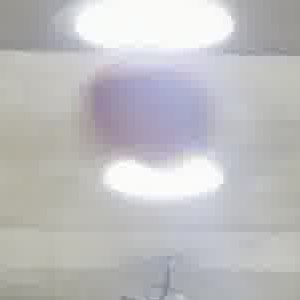
#> input picture src/images/basketball_crop.jpg, 300 x 300 px
$ python basketball_contour_detection.py
#> lines starting #> are read from the running program, lines starting #| are printed output that depends on the picture; after the words box and inside, x2 and y2 are one past the last pixel; in counts of white or black regions, pixels touching at a corner belong together
"""
2026-10-17 과제: CLAHE로 강화한 농구공 binary mask에 morphological operation을 적용하고,
외곽선(contour)을 검출한 뒤 가장 큰 영역을 농구공으로 선택해 출력한다.

실행: 아무 위치에서 `python basketball_contour_detection.py`
입력 이미지: 저장소 루트의 src/images/basketball_crop.jpg (파일 위치 기준 상대 경로로 참조)
"""

from pathlib import Path

import cv2
import numpy as np
import matplotlib.pyplot as plt

# 이 파일(Assignments/2026-10-17/)에서 두 단계 위가 저장소 루트 → 그 아래 src/ 를 참조.
# 현재 작업 디렉터리와 무관하게 동작하도록 __file__ 기준으로 경로를 만든다.
SOURCE_DIRECTORY = Path(__file__).resolve().parents[2] / "src"
BASKETBALL_IMAGE_PATH = SOURCE_DIRECTORY / "images" / "basketball_crop.jpg"

# 수업(02_Computer-Vision.ipynb, CLAHE 셀)에서 정한 농구공 LAB 색 범위 (L, A, B)
LOWER_BASKETBALL_LAB = np.array([70, 130, 70])
UPPER_BASKETBALL_LAB = np.array([180, 230, 185])


def load_enhanced_basketball():
    """
    농구공 이미지를 읽어 L 채널에 CLAHE를 적용하고, 농구공 색 범위로 binary mask를 만든다.

    반환:
        basketball_enhanced_rgb: CLAHE 강화 후 RGB 이미지 (결과를 그릴 바탕)
        mask_enhanced: 농구공 LAB 색 범위로 만든 binary mask (uint8, 0 또는 255)
    """
    basketball = cv2.imread(str(BASKETBALL_IMAGE_PATH))
    # imread는 파일이 없어도 에러 없이 None을 반환하므로 여기서 바로 확인
    if basketball is None:
        raise FileNotFoundError(f"이미지를 찾을 수 없음: {BASKETBALL_IMAGE_PATH}")

    # LAB은 밝기(L)와 색(A, B)이 분리되어 있어 L만 강화하면 색이 왜곡되지 않는다
    basketball_lab = cv2.cvtColor(basketball, cv2.COLOR_BGR2LAB)
    l_channel, a_channel, b_channel = cv2.split(basketball_lab)
    # clipLimit 3.0: 대비 증폭 상한, tileGridSize 8x8: 이미지를 나눠 국소적으로 평활화 (수업 설정값)
    enhanced_l_channel = cv2.createCLAHE(clipLimit=3.0, tileGridSize=(8, 8)).apply(l_channel)
    basketball_enhanced_lab = cv2.merge((enhanced_l_channel, a_channel, b_channel))

    mask_enhanced = cv2.inRange(basketball_enhanced_lab, LOWER_BASKETBALL_LAB, UPPER_BASKETBALL_LAB)
    basketball_enhanced_rgb = cv2.cvtColor(basketball_enhanced_lab, cv2.COLOR_LAB2RGB)
    return basketball_enhanced_rgb, mask_enhanced


def apply_morphological_operations(mask_enhanced):
    """
    binary mask에 opening → closing을 적용해 노이즈를 지우고 끊어진 부분을 잇는다.

    입력:
        mask_enhanced: 농구공 색 범위로 만든 binary mask (uint8, 0 또는 255)
    반환:
        final_ball_mask: 정리된 binary mask (같은 크기, uint8)
    """
    # 공은 둥근 물체이므로 타원 커널 사용. 5x5는 수업 설정값 (7x7, 사각 커널과 비교해도 차이 없었음)
    kernel = cv2.getStructuringElement(cv2.MORPH_ELLIPSE, (5, 5))
    # opening 횟수 비교 결과: contour 수가 1회 8개 → 2회 3개 → 3회 3개.
    # 3회부터는 노이즈 감소 없이 공 면적만 깎여서 2회로 결정
    final_ball_mask = cv2.morphologyEx(mask_enhanced, cv2.MORPH_OPEN, kernel, iterations=2)
    # closing은 면적 변화 1~3% 수준으로 효과가 작았지만 공 경계의 작은 틈을 메우기 위해 1회 적용.
    # 순서를 바꿔 closing을 먼저 하면 노이즈가 뭉쳐서 opening으로 지워지지 않았음
    final_ball_mask = cv2.morphologyEx(final_ball_mask, cv2.MORPH_CLOSE, kernel)
    return final_ball_mask


def find_ball_contours(mask):
    """
    binary mask에서 바깥쪽 외곽선만 검출한다.

    입력:
        mask: 모폴로지 정리가 끝난 binary mask (uint8, 0 또는 255)
    반환:
        contours: 검출된 외곽선 튜플 (없으면 빈 튜플)
    """
    # RETR_EXTERNAL: 공 안쪽 무늬의 구멍은 무시하고 바깥 테두리만
    # CHAIN_APPROX_SIMPLE: 직선 구간은 꼭짓점만 저장해 좌표 수를 줄임
    # 두 번째 반환값(hierarchy)은 바깥 테두리만 검출하는 방식에서는 쓰지 않음
    contours, _ = cv2.findContours(mask, cv2.RETR_EXTERNAL, cv2.CHAIN_APPROX_SIMPLE)
    return contours


def select_and_draw(image, mask, contours):
    """
    가장 큰 contour를 농구공으로 선택해 그 영역만 남기고 외곽선을 그린다.

    입력:
        image: 그릴 바탕 RGB 이미지 (CLAHE 강화본)
        mask: 최종 binary mask (같은 크기의 빈 마스크를 만들 때 참조)
        contours: find_ball_contours 결과
    반환:
        final_image: 농구공 영역만 남기고 초록 외곽선을 그린 RGB 이미지 (원본은 수정하지 않음)
    """
    # drawContours, bitwise_and는 넘긴 배열을 직접 수정하므로 복사본에 그린다
    final_image = image.copy()
    if len(contours) > 0:
        # 노이즈는 면적이 작다는 가정으로 가장 큰 contour를 공으로 선택
        # (실험 결과 면적 1위 11108 vs 2위 387로 차이가 커서 안정적으로 선택됨)
        largest_contour = max(contours, key=cv2.contourArea)
        # 가장 큰 contour 안쪽만 255로 채운 마스크 → 공 영역만 남기는 데 사용
        largest_contour_mask = np.zeros_like(mask)
        cv2.drawContours(largest_contour_mask, [largest_contour], -1, 255, thickness=cv2.FILLED)
        final_image = cv2.bitwise_and(final_image, final_image, mask=largest_contour_mask)
        # 바탕이 RGB이므로 (0, 255, 0)은 초록. 두께 2픽셀
        cv2.drawContours(final_image, [largest_contour], -1, (0, 255, 0), 2)
    return final_image


def main():
    """이미지 불러오기 → 모폴로지 → 외곽선 검출 → 농구공 선택·그리기 → 3단계 비교 출력."""
    basketball_enhanced_rgb, mask_enhanced = load_enhanced_basketball()
#> in load_enhanced_basketball, basketball is the input picture: shape (300, 300, 3); mean B, G, R 191.8, 190.1, 190.6
#> in load_enhanced_basketball, `basketball_lab = cv2.cvtColor(basketball, cv2.COLOR_BGR2LAB)`: basketball_lab: shape (300, 300, 3); mean of channels 0, 1, 2 196.5, 128.6, 127.2
#> in load_enhanced_basketball, `l_channel, a_channel, b_channel = cv2.split(basketball_lab)`:
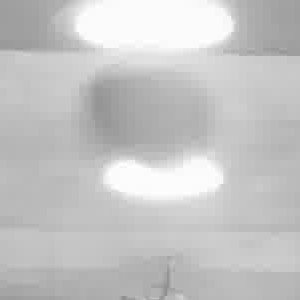
#> l_channel: shape (300, 300); min 142, max 255, mean 196.5
#> in load_enhanced_basketball, `l_channel, a_channel, b_channel = cv2.split(basketball_lab)`:
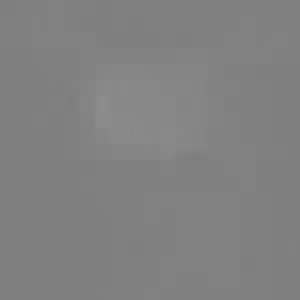
#> a_channel: shape (300, 300); min 125, max 141, mean 128.6
#> in load_enhanced_basketball, `l_channel, a_channel, b_channel = cv2.split(basketball_lab)`:
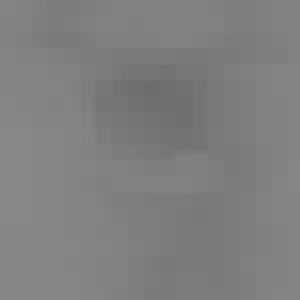
#> b_channel: shape (300, 300); min 109, max 136, mean 127.2
#> in load_enhanced_basketball, `enhanced_l_channel = cv2.createCLAHE(clipLimit=3.0, tileGridSize=(8, 8..`:
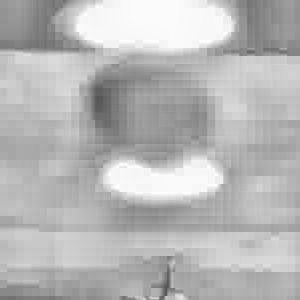
#> enhanced_l_channel: shape (300, 300); min 84, max 255, mean 182.8
#> in load_enhanced_basketball, `basketball_enhanced_lab = cv2.merge((enhanced_l_channel, a_channel, b_..`: basketball_enhanced_lab: shape (300, 300, 3); mean of channels 0, 1, 2 182.8, 128.6, 127.2
#> in load_enhanced_basketball, `mask_enhanced = cv2.inRange(basketball_enhanced_lab, LOWER_BASKETBALL_..`:
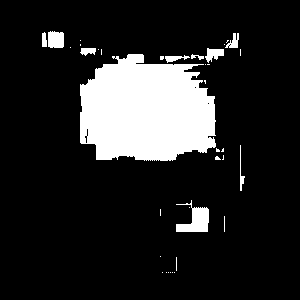
#> mask_enhanced: shape (300, 300); 14.7% white; 37 white regions (27 under 20 px), largest, box (x1, y1, x2, y2) and area: (80, 54, 216, 161) 11671, (176, 200, 209, 232) 560, (48, 31, 64, 48) 253
    final_ball_mask = apply_morphological_operations(mask_enhanced)
#> in apply_morphological_operations, `final_ball_mask = cv2.morphologyEx(mask_enhanced, cv2.MORPH_OPEN, kern..`:
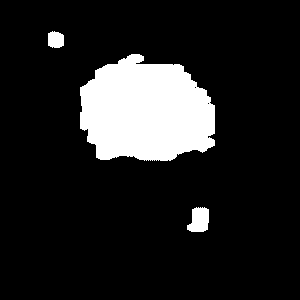
#> final_ball_mask: shape (300, 300); 13.3% white; 3 white regions, box (x1, y1, x2, y2) and area: (80, 54, 215, 161) 11278, (187, 207, 209, 232) 427, (48, 31, 64, 48) 234
#> in apply_morphological_operations, `final_ball_mask = cv2.morphologyEx(final_ball_mask, cv2.MORPH_CLOSE, k..`: final_ball_mask: shape (300, 300); 13.3% white; 3 white regions
    contours = find_ball_contours(final_ball_mask)
#> in find_ball_contours, `contours, _ = cv2.findContours(mask, cv2.RETR_EXTERNAL, cv2.CHAIN_APPR..`: contours = 3 contours; box (x1, y1, x2, y2) and area: (80, 54, 215, 161) 11108, (187, 207, 209, 232) 387, (48, 31, 64, 48) 207
    final_image = select_and_draw(basketball_enhanced_rgb, final_ball_mask, contours)
#> in select_and_draw, `largest_contour = max(contours, key=cv2.contourArea)`: largest_contour = contour of 215 points, box (x1, y1, x2, y2) (80, 54, 215, 161), area 11108
#> in select_and_draw, `cv2.drawContours(largest_contour_mask, [largest_contour], -1, 255, thi..`: largest_contour_mask: shape (300, 300); 12.6% white; 1 white region, box (x1, y1, x2, y2) and area: (80, 54, 215, 161) 11317
#> in select_and_draw, `cv2.drawContours(final_image, [largest_contour], -1, (0, 255, 0), 2)`:
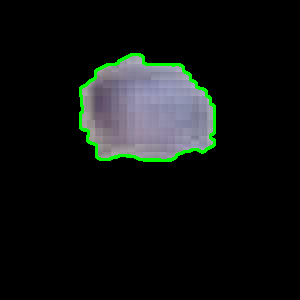
#> final_image: shape (300, 300, 3); mean R, G, B 16.2, 19.7, 18.1

    plt.figure(figsize=(12, 4))
    plt.subplot(1, 3, 1), plt.imshow(mask_enhanced, cmap="gray"), plt.title("Enhanced Mask")
    plt.subplot(1, 3, 2), plt.imshow(final_ball_mask, cmap="gray"), plt.title("After Morphology")
    plt.subplot(1, 3, 3), plt.imshow(final_image), plt.title("Selected Ball Contour")
    for axis in plt.gcf().axes:
        axis.axis("off")
    plt.show()


if __name__ == "__main__":
    main()
